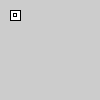
Frame 1 (no input)
Frame 60 (the mouse pressed at the canvas centre just before this capture): identical to frame 1, image omitted
Frame 120 (the mouse held since frame 60 and released just before this capture): identical to frame 1, image omitted

The Processing sketch that drew this single still picture (run headless with seeded random() and noise(); from frame 60 on, the mouse is pressed at the canvas centre):

// Processing sketch: Rect_pde
// ── Rect_pde.pde
void setup()
{
  size(100,100);
}

void draw()
{
  rect(10,10,10,10);
  rect(13,13,3,3);
}
